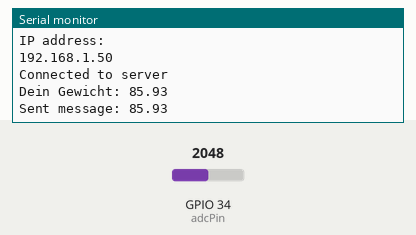
The sketch below on a simulated ESP32. Shown: the last lines printed to the serial monitor. The test bench sets the inputs (shaded band); at power-on: GPIO 34 (adcPin) = 2048. WiFi joins after 1.5 s; servers stay silent unless stated.

Above: at 3.2 s.
3.3 s: GPIO 34 (adcPin) set to 2866
At 4.2 s:
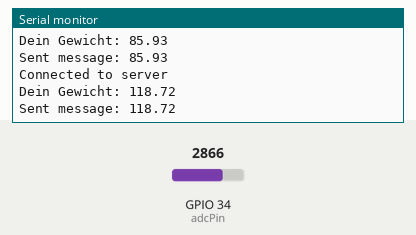
5.0 s: GPIO 34 (adcPin) set to 3603
At 6.8 s:
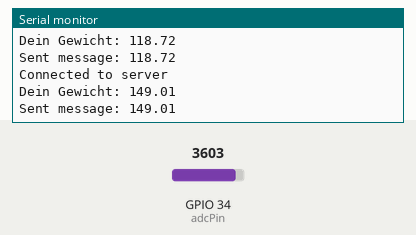
Timing chart, 0 to 8.3 s (numbered marks = the images above; inputs shaded):
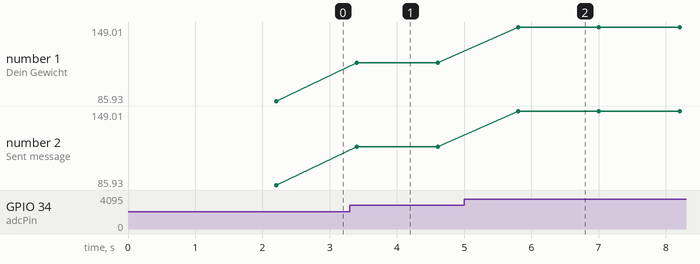

Measured:
- after the input at 3.3 s, the serial monitor: prints a new line after 0.10 s (image 1)
- after the input at 5.0 s, the serial monitor: prints a new line after 0.80 s (image 2)
- plotted number 1: 85.93 → 118.72 after the input at 3.3 s, 118.72 → 149.01 after the input at 5.0 s
- plotted number 2: 85.93 → 118.72 after the input at 3.3 s, 118.72 → 149.01 after the input at 5.0 s

The sketch:

personal_scales.ino
```cpp
#include <WiFi.h>

const char* ssid = "saeed";
const char* password = "saeed111";

const char* serverAddress = "100.81.113.21";
const int serverPort = 1234;

const int adcPin = 34;
float gewicht;

WiFiClient client;

void setup() {
  Serial.begin(115200);

  // Connect to Wi-Fi network
  Serial.println();
  Serial.print("Connecting to ");
  Serial.println(ssid);
  WiFi.begin(ssid, password);

  while (WiFi.status() != WL_CONNECTED) {
    delay(1000);
    Serial.print(".");
  }

  Serial.println("");
  Serial.println("WiFi connected");
  Serial.println("IP address: ");
  Serial.println(WiFi.localIP());
}

void loop() {

  // Connect to the server
  while (client.connect(serverAddress, serverPort)) {
    Serial.println("Connected to server");

    // Read the value of the ADC pin
    int adcValue = analogRead(adcPin);
    float voltage = adcValue * (3.3 / 4095.0);

    Serial.print("Dein Gewicht: ");
    gewicht = ((0.99789494* pow(voltage,2)) + (45.79758729 * voltage) + 7.62528027);
    Serial.println (gewicht);

    // Send the ADC value to the server
    String message = String(gewicht);
    client.println(message);
    Serial.println("Sent message: " + message);

    delay(1000);

  }
    Serial.println("Connection failed");

    if (WiFi.status() != WL_CONNECTED) {
    ESP.restart();
  }
}
```
